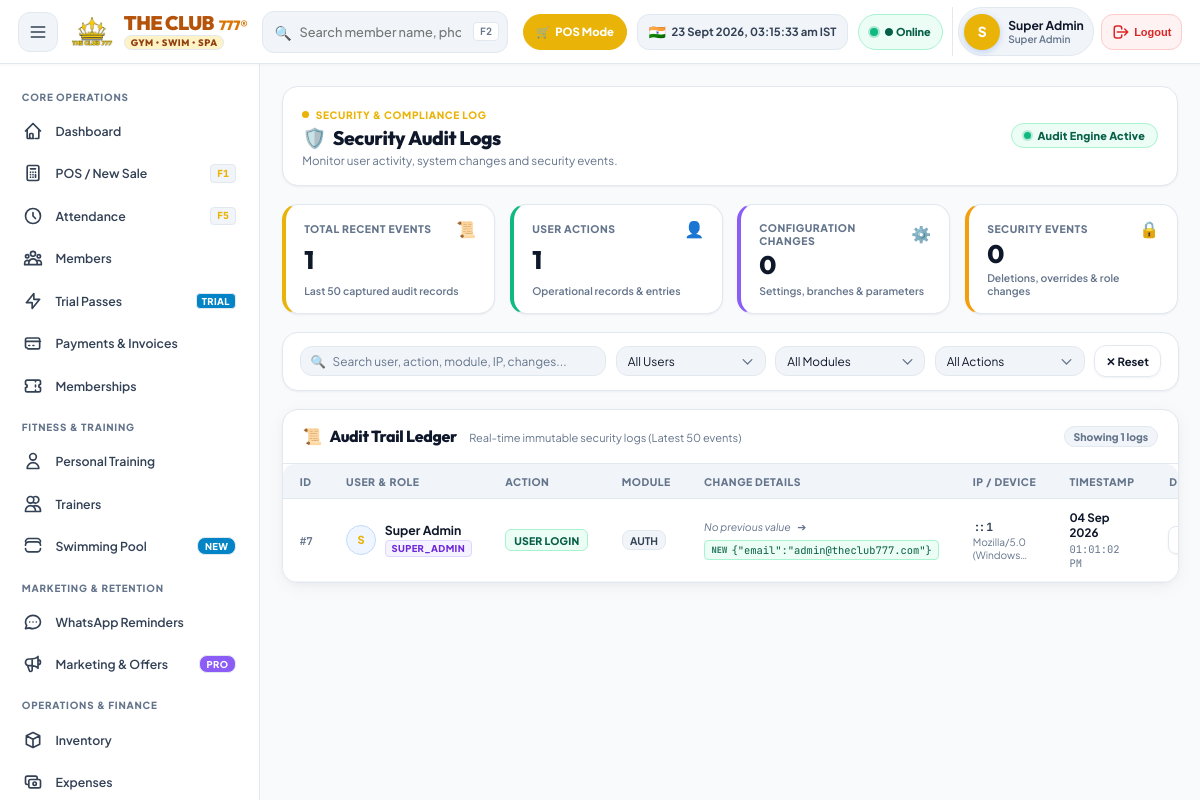
Page /index.php?page=audit_logs (signed in) on the committed database.
### tables this page shows
CREATE TABLE `audit_logs` (
  `id` int(11) NOT NULL AUTO_INCREMENT,
  `user_id` int(11) DEFAULT NULL,
  `user_name` varchar(100) DEFAULT 'System',
  `role` varchar(50) DEFAULT 'admin',
  `action` varchar(100) NOT NULL,
  `module` varchar(50) NOT NULL,
  `old_value` text DEFAULT NULL,
  `new_value` text DEFAULT NULL,
  `ip_address` varchar(50) DEFAULT NULL,
  `device_info` varchar(255) DEFAULT NULL,
  `created_at` timestamp NOT NULL DEFAULT current_timestamp(),
  PRIMARY KEY (`id`)
);

### views/audit_logs_view.php (the view, shortened to what this page needs)
<?php
$db = getDB();
$stmt = $db->query("SELECT * FROM audit_logs ORDER BY id DESC LIMIT 50");
$logs = $stmt->fetchAll();
$totalLogsCount = count($logs);
$userActionsCount = 0;
$configChangesCount = 0;
$securityEventsCount = 0;
foreach ($logs as $l) {
    $act = strtolower($l['action'] ?? '');
    $mod = strtolower($l['module'] ?? '');
    if (strpos($act, 'delete') !== false || strpos($act, 'drop') !== false || strpos($act, 'security') !== false || strpos($act, 'permission') !== false || strpos($act, 'role') !== false || strpos($act, 'password') !== false) {
        $securityEventsCount++;
    } elseif ($mod === 'settings' || $mod === 'config' || $mod === 'system' || strpos($act, 'config') !== false || strpos($act, 'setting') !== false) {
        $configChangesCount++;
    } else {
        $userActionsCount++;
    }
}
?>
<div class="page-content audit-container">
  <header class="audit-header">
    <div class="audit-header-main">
      <div class="audit-header-tag">
        <span class="audit-live-dot" aria-hidden="true"></span>
        <span>SECURITY &amp; COMPLIANCE LOG</span>
      </div>
      <h1 class="audit-title">
        <span aria-hidden="true">🛡️</span> <span>Security Audit Logs</span>
      </h1>
      <p class="audit-subtitle">Monitor user activity, system changes and security events.</p>
    </div>
    <div class="audit-header-status">
      <div class="audit-status-badge" title="Audit logging subsystem running normally">
        <span class="audit-pulse-dot" aria-hidden="true"></span>
        <span>Audit Engine Active</span>
      </div>
    </div>
  </header>
  <section class="audit-summary-grid" aria-label="Audit Log Metrics">
    <div class="card audit-stat-card border-blue">
      <div class="stat-meta">
        <span class="stat-label">Total Recent Events</span>
        <div class="stat-icon text-primary" aria-hidden="true">📜</div>
      </div>
      <div class="stat-number text-primary"><?= number_format($totalLogsCount) ?></div>
      <span class="stat-caption">Last 50 captured audit records</span>
    </div>
    <div class="card audit-stat-card border-green">
      <div class="stat-meta">
        <span class="stat-label">User Actions</span>
        <div class="stat-icon text-success" aria-hidden="true">👤</div>
      </div>
      <div class="stat-number text-success"><?= number_format($userActionsCount) ?></div>
      <span class="stat-caption">Operational records &amp; entries</span>
    </div>
    <div class="card audit-stat-card border-purple">
      <div class="stat-meta">
        <span class="stat-label">Configuration Changes</span>
        <div class="stat-icon text-purple" aria-hidden="true">⚙️</div>
      </div>
      <div class="stat-number text-purple"><?= number_format($configChangesCount) ?></div>
      <span class="stat-caption">Settings, branches &amp; parameters</span>
    </div>
    <div class="card audit-stat-card border-orange">
      <div class="stat-meta">
        <span class="stat-label">Security Events</span>
        <div class="stat-icon text-danger" aria-hidden="true">🔒</div>
      </div>
      <div class="stat-number <?= $securityEventsCount > 0 ? 'text-danger' : 'text-secondary' ?>">
        <?= number_format($securityEventsCount) ?>
      </div>
      <span class="stat-caption">Deletions, overrides &amp; role changes</span>
    </div>
  </section>
  <section class="card audit-filter-card" aria-label="Audit Log Filter Toolbar">
    <div class="audit-filters-flex">
      <div class="audit-search-wrapper">
        <span class="search-icon" aria-hidden="true">🔍</span>
        <input type="text" id="auditSearchInput" class="form-control audit-search-input" placeholder="Search user, action, module, IP, changes..." oninput="filterAuditLogs()" autocomplete="off">
      </div>
      <div class="audit-filter-item">
        <select id="auditUserFilter" class="form-control audit-select" onchange="filterAuditLogs()">
          <option value="">All Users</option>
        </select>
      </div>
      <div class="audit-filter-item">
        <select id="auditModuleFilter" class="form-control audit-select" onchange="filterAuditLogs()">
          <option value="">All Modules</option>
        </select>
      </div>
      <div class="audit-filter-item">
        <select id="auditActionFilter" class="form-control audit-select" onchange="filterAuditLogs()">
          <option value="">All Actions</option>
        </select>
      </div>
      <button type="button" class="btn btn-outline btn-sm audit-reset-btn" onclick="resetAuditFilters()" title="Reset all search filters">
        <span>✕ Reset</span>
      </button>
    </div>
  </section>
  <section class="card audit-table-card" aria-label="Audit Trail Ledger">
    <div class="audit-card-header">
      <div class="header-left">
        <h2 class="card-title">
          <span aria-hidden="true">📜</span> <span>Audit Trail Ledger</span>
        </h2>
        <span class="card-subtitle">Real-time immutable security logs (Latest 50 events)</span>
      </div>
      <span class="audit-counter-badge" id="auditMatchCount">Showing <?= $totalLogsCount ?> logs</span>
    </div>
    <div class="table-responsive">
      <table class="table audit-table" id="auditLedgerTable" style="width:100%;">
        <thead>
          <tr>
            <th scope="col" style="width:60px;">ID</th>
            <th scope="col" style="width:170px;">User &amp; Role</th>
            <th scope="col" style="width:130px;">Action</th>
            <th scope="col" style="width:120px;">Module</th>
            <th scope="col">Change Details</th>
            <th scope="col" style="width:160px;">IP / Device</th>
            <th scope="col" style="width:150px;">Timestamp</th>
            <th scope="col" style="width:80px; text-align:right;">Details</th>
          </tr>
        </thead>
        <tbody>
          <?php if (empty($logs)): ?>
            <tr id="auditEmptyStateRow">
              <td colspan="8" class="audit-empty-cell">
                <div class="empty-state-wrap">
                  <div class="empty-state-icon" aria-hidden="true">🛡️</div>
                  <h3 class="empty-state-title">No audit events found</h3>
                  <p class="empty-state-text">System activity will appear here automatically as users interact with the app.</p>
                </div>
              </td>
            </tr>
          <?php else: ?>
            <?php foreach ($logs as $log): ?>
              <?php
                $role = strtolower($log['role'] ?? 'admin');
                $roleClass = ($role === 'super_admin' || $role === 'admin') ? 'role-admin' : (($role === 'manager') ? 'role-manager' : (($role === 'staff' || $role === 'cashier') ? 'role-staff' : 'role-neutral'));
                $action = strtolower($log['action'] ?? '');
                $isCritical = (strpos($action, 'delete') !== false || strpos($action, 'drop') !== false || strpos($action, 'security') !== false || strpos($action, 'password') !== false || strpos($action, 'role') !== false);
                $actionBadgeClass = 'act-neutral';
                if (strpos($action, 'create') !== false || strpos($action, 'add') !== false || strpos($action, 'init') !== false) {
                    $actionBadgeClass = 'act-success';
                } elseif (strpos($action, 'update') !== false || strpos($action, 'edit') !== false || strpos($action, 'modify') !== false) {
                    $actionBadgeClass = 'act-info';
                } elseif (strpos($action, 'delete') !== false || strpos($action, 'remove') !== false || strpos($action, 'drop') !== false) {
                    $actionBadgeClass = 'act-danger';
                } elseif (strpos($action, 'login') !== false || strpos($action, 'auth') !== false) {
                    $actionBadgeClass = 'act-success';
                } elseif (strpos($action, 'logout') !== false) {
                    $actionBadgeClass = 'act-neutral';
                }
                $oldVal = $log['old_value'] ?? '';
                $newVal = $log['new_value'] ?? '';
                $hasChange = ($oldVal !== '' || $newVal !== '');
                $ip = $log['ip_address'] ?: '127.0.0.1';
                $device = $log['device_info'] ?? 'Web Console';
                $timeRaw = $log['created_at'];
                $timeFmtDate = date('d M Y', strtotime($timeRaw));
                $timeFmtTime = date('h:i:s A', strtotime($timeRaw));
                $logPayload = [
                    'id' => $log['id'],
                    'user' => $log['user_name'] ?: 'System',
                    'role' => strtoupper($log['role'] ?: 'admin'),
                    'action' => $log['action'],
                    'module' => $log['module'],
                    'old' => $oldVal,
                    'new' => $newVal,
                    'ip' => $ip,
                    'device' => $device,
                    'timestamp' => date('d M Y, h:i:s A', strtotime($timeRaw))
                ];
              ?>
              <tr class="audit-row <?= $isCritical ? 'row-critical-alert' : '' ?>"
                  data-user="<?= htmlspecialchars(strtolower($log['user_name'] ?: 'system')) ?>"
                  data-role="<?= htmlspecialchars(strtolower($log['role'] ?: 'admin')) ?>"
                  data-action="<?= htmlspecialchars(strtolower($log['action'])) ?>"
                  data-module="<?= htmlspecialchars(strtolower($log['module'])) ?>"
                  data-ip="<?= htmlspecialchars($ip) ?>"
                  data-old="<?= htmlspecialchars(strtolower($oldVal)) ?>"
                  data-new="<?= htmlspecialchars(strtolower($newVal)) ?>">
                <td data-label="ID">
                  <span class="audit-id-tag">#<?= $log['id'] ?></span>
                </td>
                <td data-label="User & Role">
                  <div class="user-cell-wrap">
                    <div class="user-initial-chip" aria-hidden="true">
                      <?= strtoupper(substr($log['user_name'] ?: 'S', 0, 1)) ?>
                    </div>
                    <div>
                      <strong class="user-name-text"><?= htmlspecialchars($log['user_name'] ?: 'System') ?></strong>
                      <div class="role-badge <?= $roleClass ?>"><?= strtoupper($log['role'] ?: 'admin') ?></div>
                    </div>
                  </div>
                </td>
                <td data-label="Action">
                  <span class="action-pill <?= $actionBadgeClass ?> <?= $isCritical ? 'pill-critical' : '' ?>">
                    <?= htmlspecialchars($log['action']) ?>
                  </span>
                </td>
                <td data-label="Module">
                  <span class="module-badge"><?= htmlspecialchars($log['module']) ?></span>
                </td>
                <td data-label="Change Details">
                  <div class="change-diff-box">
                    <?php if (!$hasChange): ?>
                      <span class="text-muted text-xs">No modification payload recorded</span>
                    <?php else: ?>
                      <div class="diff-stream">
                        <?php if ($oldVal !== '' && $oldVal !== null): ?>
                          <div class="diff-line diff-old" title="Previous Value">
                            <span class="diff-tag">OLD</span>
                            <span class="diff-val"><?= htmlspecialchars(strlen($oldVal) > 40 ? substr($oldVal, 0, 38) . '…' : $oldVal) ?></span>
                          </div>
                        <?php else: ?>
                          <span class="diff-empty-tag">No previous value</span>
                        <?php endif; ?>
                        <span class="diff-arrow" aria-hidden="true">➔</span>
                        <?php if ($newVal !== '' && $newVal !== null): ?>
                          <div class="diff-line diff-new" title="New Value">
                            <span class="diff-tag">NEW</span>
                            <span class="diff-val"><?= htmlspecialchars(strlen($newVal) > 40 ? substr($newVal, 0, 38) . '…' : $newVal) ?></span>
                          </div>
                        <?php else: ?>
                          <span class="diff-empty-tag">No new value</span>
                        <?php endif; ?>
                      </div>
                    <?php endif; ?>
                  </div>
                </td>
                <td data-label="IP & Device">
                  <div class="ip-device-cell">
                    <span class="ip-code"><?= htmlspecialchars($ip) ?></span>
                    <span class="device-text" title="<?= htmlspecialchars($device) ?>">
                      <?= htmlspecialchars(strlen($device) > 22 ? substr($device, 0, 20) . '…' : $device) ?>
                    </span>
                  </div>
                </td>
                <td data-label="Timestamp">
                  <div class="timestamp-cell">
                    <span class="time-date"><?= $timeFmtDate ?></span>
                    <span class="time-clock"><?= $timeFmtTime ?></span>
                  </div>
                </td>
                <td data-label="Details" style="text-align:right;">
                  <button type="button" class="btn btn-outline btn-sm audit-view-btn" onclick='openAuditDetailModal(<?= json_encode($logPayload, JSON_HEX_TAG | JSON_HEX_APOS | JSON_HEX_QUOT | JSON_HEX_AMP) ?>)' title="View full JSON payload & security details">
                  </button>
                </td>
              </tr>
            <?php endforeach; ?>
          <?php endif; ?>
        </tbody>
      </table>
    </div>
  </section>
</div>

### rows in the picture
audit_logs: id "7", user_name "S", user_name "Super Admin", role "SUPER_ADMIN", action "USER LOGIN", module "AUTH", old_value "No previous value", new_value "{\"email\":\"admin@theclub777.com\"}", ip_address "::1", device_info "Mozilla/5.0 (Windows…", created_at "04 Sep 2026", created_at "01:01:02 PM"

### other values in the picture
substr($_SESSION['user_name'] ?? 'R', 0, 1) "S"
$_SESSION['user_name'] "Super Admin"
getRoleDisplayName($_SESSION['user_role'] ?? 'Staff') "Super Admin"
$totalLogsCount "1"
$userActionsCount "1"
$configChangesCount "0"
$securityEventsCount "0"
